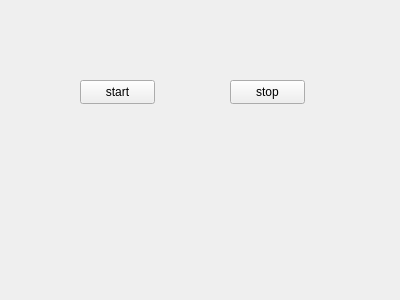
<?xml version="1.0" encoding="UTF-8"?>
<ui version="4.0">
 <class>Form</class>
 <widget class="QWidget" name="Form">
  <property name="geometry">
   <rect>
    <x>0</x>
    <y>0</y>
    <width>400</width>
    <height>300</height>
   </rect>
  </property>
  <property name="windowTitle">
   <string>Form</string>
  </property>
  <widget class="QPushButton" name="pushButton">
   <property name="geometry">
    <rect>
     <x>80</x>
     <y>80</y>
     <width>75</width>
     <height>24</height>
    </rect>
   </property>
   <property name="text">
    <string>start</string>
   </property>
  </widget>
  <widget class="QPushButton" name="pushButton_2">
   <property name="geometry">
    <rect>
     <x>230</x>
     <y>80</y>
     <width>75</width>
     <height>24</height>
    </rect>
   </property>
   <property name="text">
    <string>stop</string>
   </property>
  </widget>
  <widget class="QLabel" name="label">
   <property name="geometry">
    <rect>
     <x>70</x>
     <y>170</y>
     <width>281</width>
     <height>16</height>
    </rect>
   </property>
   <property name="text">
    <string/>
   </property>
  </widget>
 </widget>
 <resources/>
 <connections/>
</ui>
